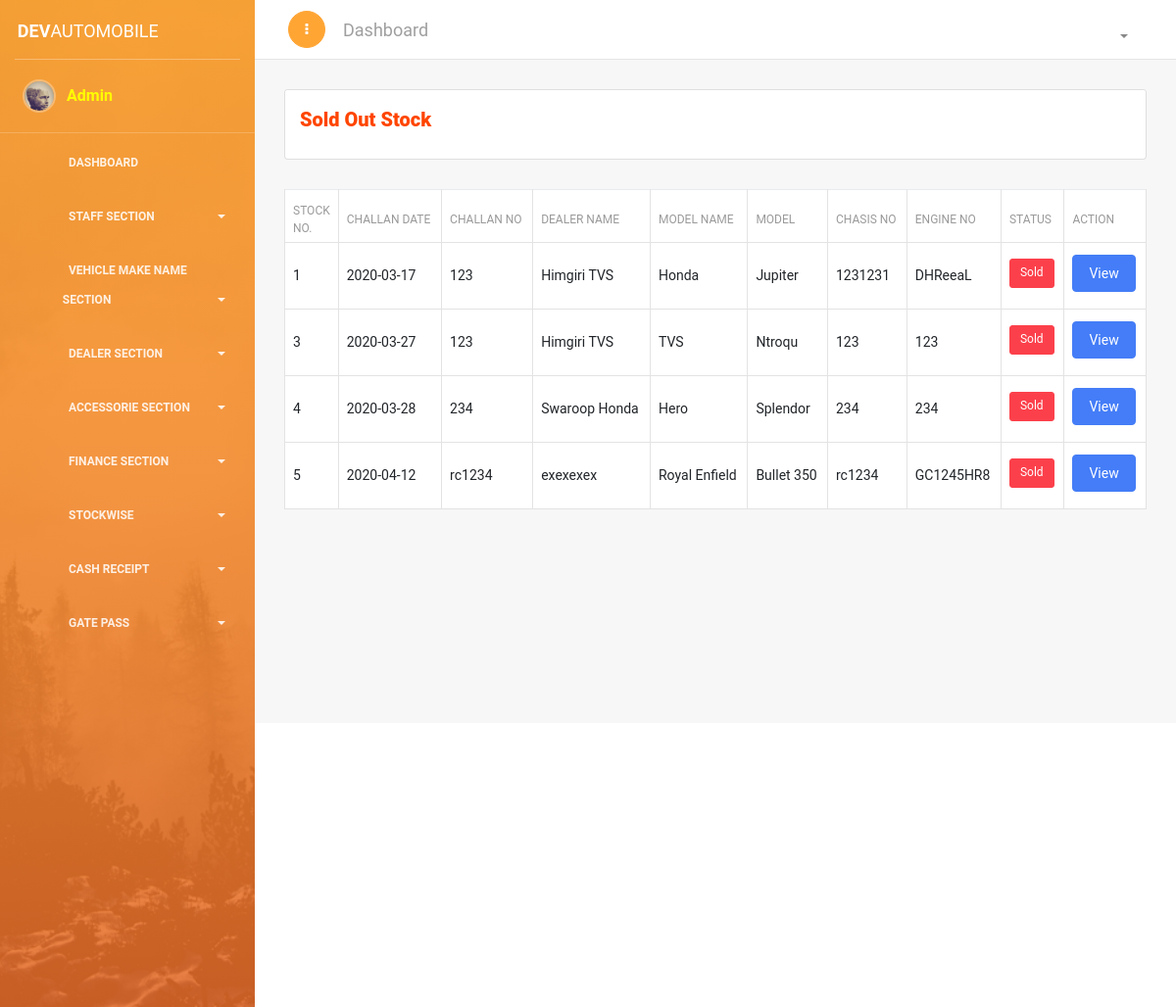
Before: /sold-stock.php (signed in) with the older database file.
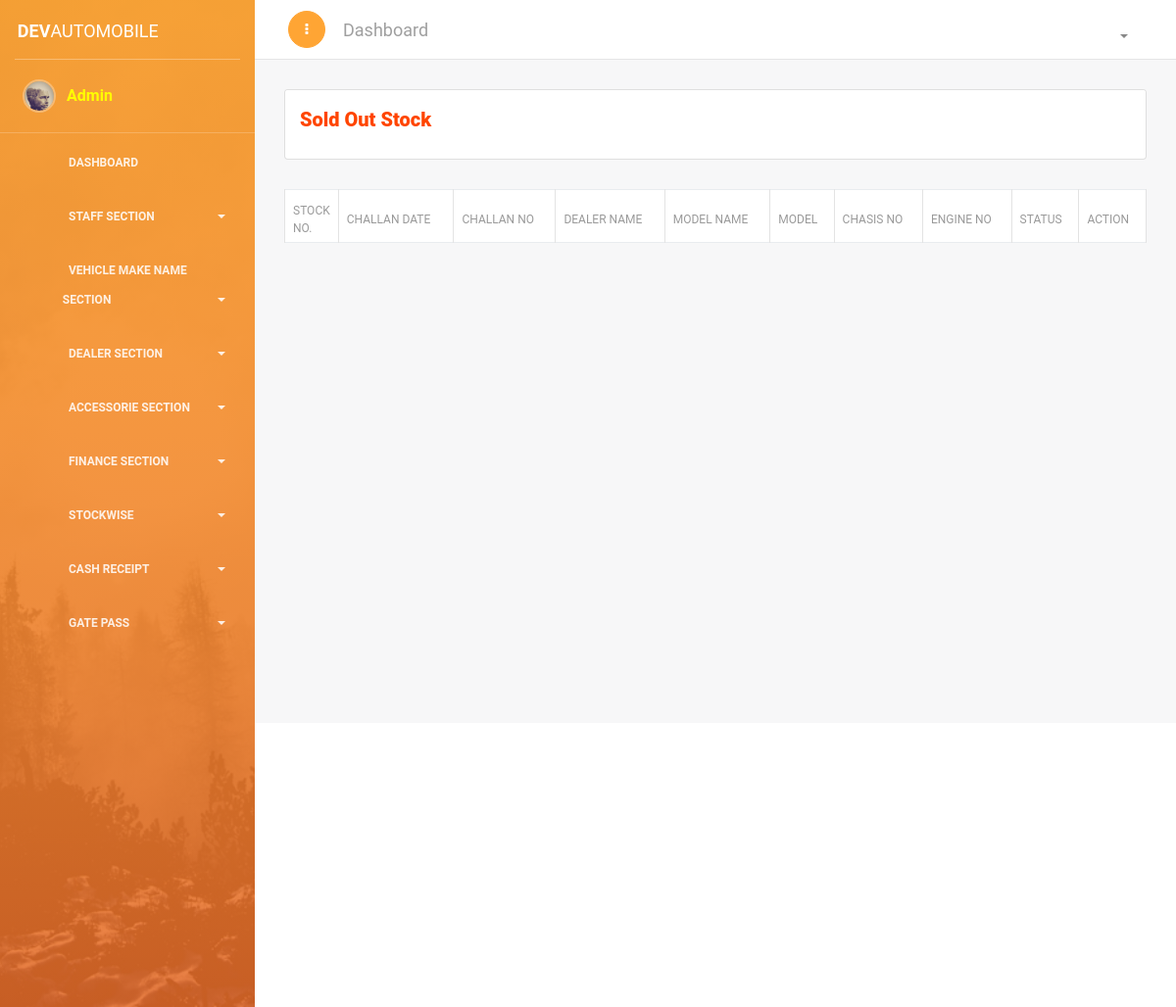
After: the same page with the newer database file.
### tables this page shows
CREATE TABLE `stockmgmt` (
  `id` int(11) NOT NULL,
  `stockNo` varchar(11) NOT NULL,
  `challanDate` varchar(200) NOT NULL,
  `challanNo` varchar(50) NOT NULL,
  `dealerName` varchar(500) NOT NULL,
  `modelMake` varchar(5) NOT NULL,
  `model` varchar(5) NOT NULL,
  `modelSubtype` varchar(100) NOT NULL,
  `modelColor` varchar(100) NOT NULL,
  `chasisNo` varchar(200) NOT NULL,
  `engineNo` varchar(300) NOT NULL,
  `stockLocation` varchar(100) NOT NULL,
  `shortItem` text NOT NULL,
  `anyDent` text NOT NULL,
  `status` varchar(1) NOT NULL
);

CREATE TABLE `dealername` (
  `id` int(11) NOT NULL,
  `makeId` int(11) NOT NULL,
  `name` text NOT NULL
);

CREATE TABLE `makername` (
  `id` int(11) NOT NULL,
  `name` varchar(650) NOT NULL
);

CREATE TABLE `modelname` (
  `id` int(11) NOT NULL,
  `makerid` int(11) NOT NULL,
  `name` varchar(650) NOT NULL
);

### sold-stock.php (the view, shortened to what this page needs)
<?php
if(!isset($_SESSION['name'])){
echo "<script> window.open('login.php', '_self')</script>";
}else{
require_once('header/header.php');
require_once('header/conn.php');
?>
<link href="https://cdn.datatables.net/1.10.18/css/dataTables.bootstrap4.min.css" rel="stylesheet">
<div class="content">
<div class="container-fluid">
<div class="row">
<div class="col-md-12">
<div class="card ">
<div class="card-header ">
<h4 class="card-title" style="font-size: 20px; font-weight: 700; color: orangered;">
	<b> Sold Out Stock </b>
</h4>
</div>
<div class="card-body ">
</div>
</div>
</div>
<div class="container">
<table class="table table-bordered" id="dataTable" width="100%" cellspacing="0" style="background-color: white; ">
<thead>
<tr>
<th width="5%"> Stock No.</th>
<th> Challan Date</th>
<th> Challan No</th>
<th> Dealer Name </th>
<th> Model Name</th>
<th> Model</th>
<th> Chasis No</th>
<th> Engine No</th>
<th>Status</th>
<th>Action</th>
</tr>
</thead>
<tbody>
<?php
$s = "select * FROM stockmgmt WHERE `status` = '1'";
$se = mysqli_query($conn , $s);
while ($sel = mysqli_fetch_array($se)) {
$m = "SELECT name FROM `makername` WHERE `id` = '".$sel['modelMake']."'";
$mo = mysqli_query($conn, $m);
$mod = mysqli_fetch_array($mo);
$mod1= "SELECT name FROM `modelname` WHERE `id` = '".$sel['model']."'";
$mode = mysqli_query($conn, $mod1);
$model = mysqli_fetch_array($mode);
?>
<tr>
<td><?php echo $sel['stockNo']; ?></td>
<td><?php echo $sel['challanDate']; ?></td>
<td><?php echo $sel['challanNo']; ?></td>
<td>
<?php
$dealer = "SELECT `name` FROM `dealername` WHERE `id` = '".$sel['dealerName']."'";
$dealer_n = mysqli_query($conn , $dealer);
$dealer_na = mysqli_fetch_array($dealer_n);
echo $dealer_na['name'];
?>
</td>
<td><?php echo $mod['name']?></td>
<td><?php echo $model['name']?></td>
<td><?php echo $sel['chasisNo']?></td>
<td><?php echo $sel['engineNo']?></td>
<td>
<?php if($sel['status'] == 0 ){
?>
<button type="button" class="btn btn-success btn-sm">InStock</button>
<?php
}
else if($sel['status'] == 1 ){
?>
<button type="button" class="btn btn-danger btn-sm">Sold</button>
<?php
}
?>
</td>
<td> <a href="view-stockwise.php?id=<?php echo $sel['id']; ?>"><button class="btn btn-primary">View</button> </a></td>
</tr>
<?php } ?>
</tbody>
</table>
</div>
</div>
</div>
</div>
<?php
require_once('header/footer.php');
 } ?>

Changed rows visible on the page:
removed stockmgmt: stockNo "1", challanDate "2020-03-17", challanNo "123", dealername.name "Himgiri TVS", makername.name "Honda", modelname.name "Jupiter", chasisNo "1231231", engineNo "DHReeaL", status "Sold"
removed stockmgmt: stockNo "3", challanDate "2020-03-27", challanNo "123", dealername.name "Himgiri TVS", makername.name "TVS", modelname.name "Ntroqu", chasisNo "123", engineNo "123", status "Sold"
removed stockmgmt: stockNo "4", challanDate "2020-03-28", challanNo "234", dealername.name "Swaroop Honda", makername.name "Hero", modelname.name "Splendor", chasisNo "234", engineNo "234", status "Sold"
removed stockmgmt: stockNo "5", challanDate "2020-04-12", challanNo "rc1234", dealername.name "exexexex", makername.name "Royal Enfield", modelname.name "Bullet 350", chasisNo "rc1234", engineNo "GC1245HR8", status "Sold"
